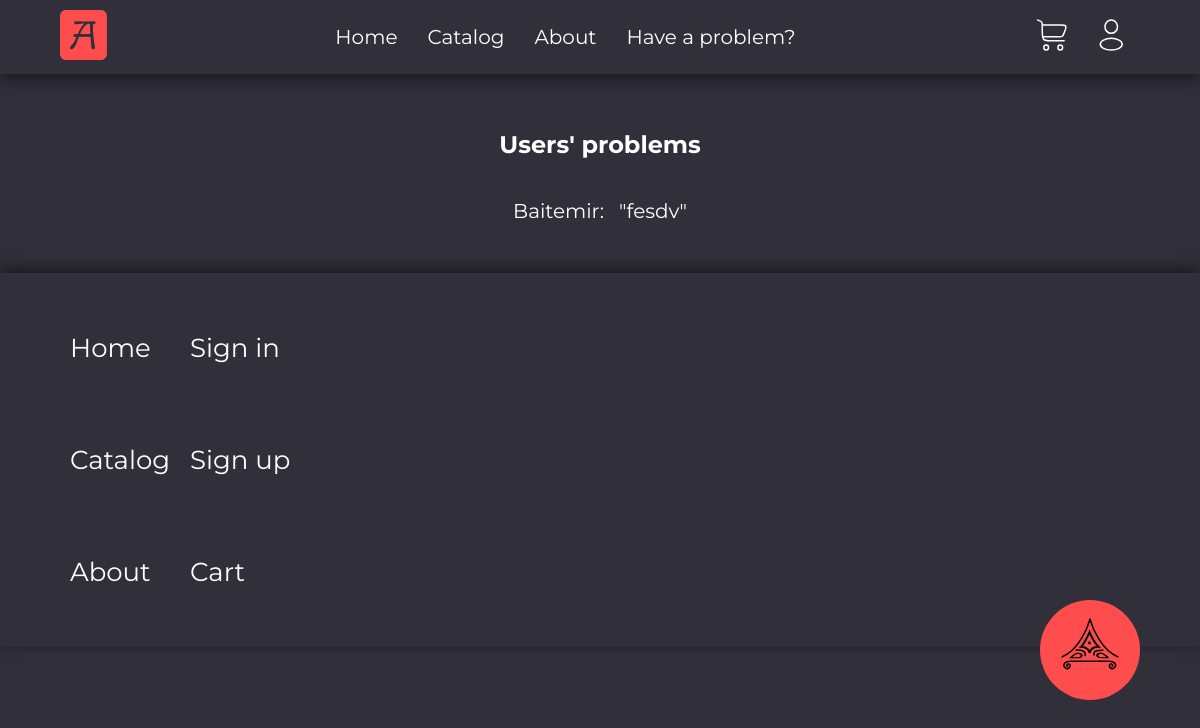
The page /clients/ (signed in) on the database as committed earlier.
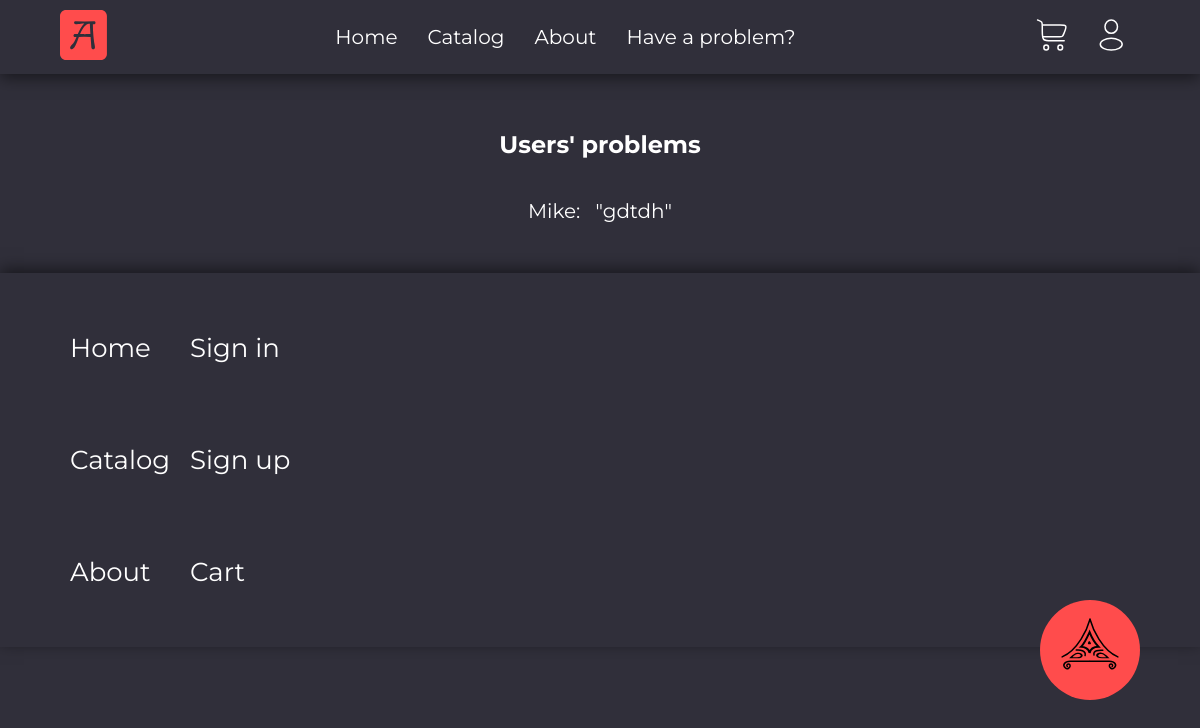
The same page on the database as committed later.
### atlas/models.py (models this page shows, shortened)
class Problems(models.Model):
    user = models.CharField(max_length=100)
    problem = models.TextField()

### atlas/views.py (the view)
# urls.py: path('clients/', views.clients, name='clients'),
@login_required(login_url='sign-in')
def clients(request):
    problem = models.Problems.objects.all()
    return render(request, 'problems.html', {'problems': problem})

### templates/problems.html
{% extends 'index.html' %}
{% load static%}
{% block content %}
<section class="login">
  <h1>Users' problems</h1>
  <div>
    {% for i in problems %}
    <div style="margin: 20px 0;">
      <span>{{i.user}}: </span>
      <span style="margin-left: 10px;">"{{i.problem}}"</span>
    </div>
    {% endfor %}
  </div>
</section>
{% endblock %}

### templates/index.html (shortened to what this page needs)
<!DOCTYPE html>
{% load static %}
<html lang="en">
<head>
  <link rel="stylesheet" href="{% static 'css/style.css' %}">
  <link rel="stylesheet" href="{% static 'css/catalog.css' %}">
  <link rel="stylesheet" href="{% static 'css/slider.css'  %}">
  <link rel="stylesheet" href="{% static 'css/login.css'  %}">
  <link rel="stylesheet" href="{% static 'css/about.css'  %}">
  <link rel="stylesheet" href="{% static 'css/profile.css' %}">
  <link rel="stylesheet" href="{% static 'css/cart.css'  %}">
</head>
<body>
  <img src="{% static 'assets/anchor.svg' %}" id="anchor" alt="anchor">
  <header>
    <div class="container">
      <div>
        <img src="{% static 'assets/logo.svg' %}" alt="logo">
      </div>
      <nav>
        <ul>
          {% if not request.user.is_superuser %}
          <li><a href="/">Home</a></li>
          {% endif %}
          <li><a href="/catalog/">Catalog</a></li>
          <li><a href="/about/">About</a></li>
          {% if not request.user.is_superuser %}
          <li><a href="/problem/">Have a problem?</a></li>
          {% else %}
          <li><a href="/create/">Add product</a></li>
          <li><a href="/clients/">Clients</a></li>
          {% endif %}
        </ul>
      </nav>
      <div class="extra-icon">
        {% if not request.user.is_superuser %}
        <a href="{% url 'cart' %}">
          <img src="{% static 'assets/cart.svg' %}" alt="cart">
        </a>
        {% endif %}
        {% if request.user.is_authenticated%}
        <a href="{% url 'profile' %}">
          <img src="{% static 'assets/login.svg' %}" alt="profile">
        </a>
        {% else %}
        <a href="{% url 'sign-in' %}">
          <img src="{% static 'assets/login.svg' %}" alt="login">
        </a>
        {% endif %}
      </div>
    </div>
  </header>
  {% block content %}
  {% endblock %}
  <footer>
    <div class="container">
    <div class="links">
      <div class="nav">
        <a href="/">Home</a>
        <a href="/catalog/">Catalog</a>
        <a href="/about">About</a>
        <a href="/login">Sign in</a>
        <a href="/login/">Sign up</a>
        <a href="/cart">Cart</a>
      </div>
    </div>
    <div class="map">
      <iframe src="https://www.google.com/maps/embed?pb=!1m18!1m12!1m3!1d23410.614696775156!2d74.58154977910159!3d42.823709400000006!2m3!1f0!2f0!3f0!3m2!1i1024!2i768!4f13.1!3m3!1m2!1s0x389eb5e0009d2129%3A0x59626f18273a22f8!2sGlobus!5e0!3m2!1sru!2skg!4v1669789445819!5m2!1sru!2skg" width="500" height="350" style="border:0;" allowfullscreen="" loading="lazy"></iframe>
    </div>
    </div>
  </footer>
</body>
</html>

### static/css/style.css (style rules this page uses)
#anchor { position: fixed; bottom: 100px; right: 60px; cursor: pointer; transition: .5s; }
body { margin: 0; margin-top: 80px; background-color: #302F3A; }
* { box-sizing: border-box; font-family: 'Montserrat', sans-serif; scroll-behavior: smooth; color: #fff; }
a { text-decoration: none; }
header { background-color: #302F3A; box-shadow: 0 4px 15px rgba(0, 0, 0, 0.5); position: fixed; top: 0; z-index: 10; width: 100%; margin-bottom: 100px; }
.container { max-width: 1100px; margin: 0 auto; display: flex; align-items: center; justify-content: space-between; padding: 10px; }
nav ul { margin: 0; padding: 0; list-style: none; display: flex; justify-content: space-evenly; align-items: center; }
nav ul li { padding: 15px; }
nav ul li a { color: #fff; text-decoration: none; font-size: 20px; transition: .5s ; }
.extra-icon { display: flex; align-items: center; }
.extra-icon img { margin: 0 10px; transition: filter .1s ease-out; }
.extra-icon a { color: #fff; text-decoration: none; }
section { display: flex; max-width: 1200px; margin: 0px auto; padding: 30px; justify-content: space-between; align-items: center; }
a { transition: .5s; }
section { margin-bottom: 150px; }
h1 { color: #fff; }
footer { width: 100%; box-shadow: 0px -4px 15px rgba(0, 0, 0, 0.5); }
.nav { display: flex; flex-direction: column; max-height: 400px; flex-wrap: wrap; }
.nav a { color: #fff; text-decoration: none; margin: 40px 10px; font-size: 26px; }

### static/css/login.css (style rules this page uses)
.login { display: flex; flex-direction: column; align-items: center; max-width: 1100px; margin: 0 auto; }
.login span { font-size: 20px; text-align: center; }

Rows that differ between the two databases and show on the page:
removed Problems: user "Baitemir", problem "fesdv"
added Problems: user "Mike", problem "gdtdh"
